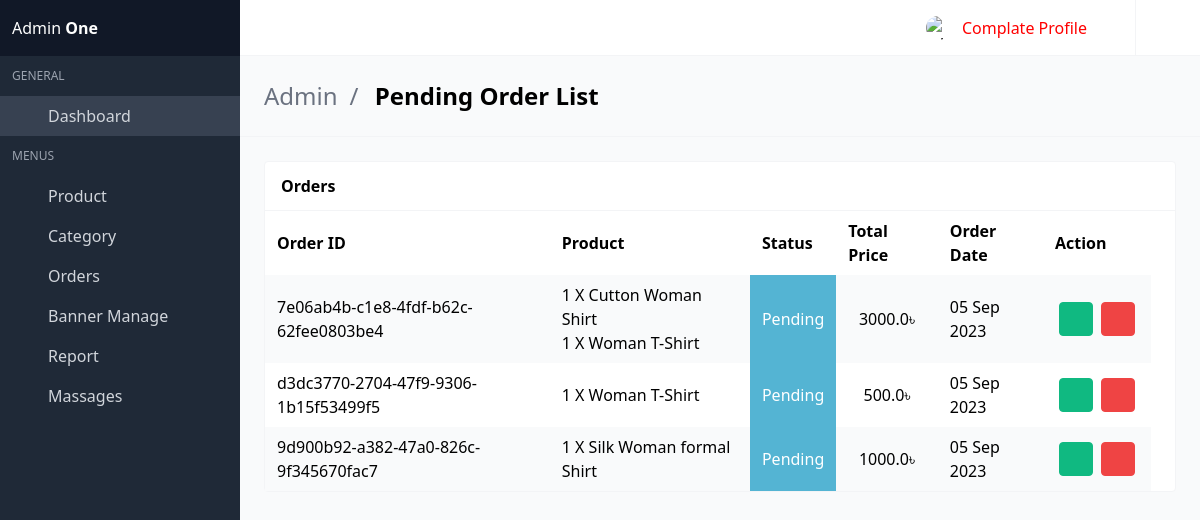
/pending-order/, run on an earlier commit of the app's database.
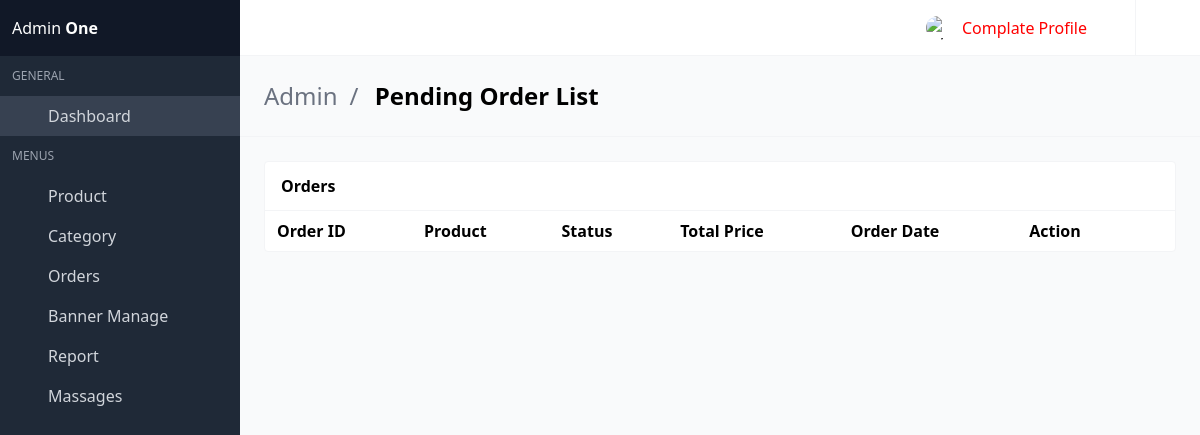
And on a later commit of the database.
### orderApp/models.py (models this page shows, shortened)
class Order(models.Model):
    orderItem = models.ManyToManyField(Cart)
    user = models.ForeignKey(User, on_delete=models.CASCADE, related_name='order')
    ordered = models.BooleanField(default=False)
    createdAt = models.DateTimeField(auto_now_add=True)
    paymentId = models.CharField(max_length=264, blank=True, null=True)
    delivered_status = models.BooleanField(default=False)
    orderId = models.CharField(max_length=200, blank=True, null=True)
    def getTotals(self):
        total = 0
        for order_item in self.orderItem.all():
            total += float(order_item.get_total())
        return total

class Cart(models.Model):
    user = models.ForeignKey(User, on_delete=models.CASCADE, related_name='card')
    item = models.ForeignKey(Product, on_delete=models.CASCADE)
    quantity = models.IntegerField(default=1)
    color = models.CharField(max_length=50, default='no color selected')
    size = models.CharField(max_length=50, default='free size')
    purchase = models.BooleanField(default=False)
    createAt = models.DateTimeField(auto_now_add=True)
    updatedAt = models.DateTimeField(auto_now=True)
    def __str__(self) -> str:
        return str(self.quantity) + ' X ' + str(self.item)
    def get_total(self):
        if self.item.dic_price == 0:
            total = self.item.main_price * self.quantity
        else:
            total = self.item.dic_price * self.quantity
        floatTotal = format(total, '0.2f')
        return floatTotal

### shopApp/models.py (models this page shows, shortened)
class Product(models.Model):
    product_name         = models.CharField(max_length=260)
    product_code         = models.CharField(max_length=20)
    product_quintity     = models.IntegerField(default=0)
    product_category     = models.ForeignKey(Category, on_delete=models.CASCADE, related_name='category')
    roduct_title         = models.CharField(max_length=260)
    image                = models.ImageField(upload_to='products')
    product_color_image  = models.ManyToManyField(ColorImage, blank=True, null=True, related_name="colorImg")
    color_name           = models.CharField(max_length=160)
    availableSize        = models.CharField(max_length=60)
    slug                 = models.SlugField(unique=True, null=True, blank=True)
    details              = models.TextField()
    main_price           = models.IntegerField()
    is_newarival         = models.BooleanField(default=False)
    is_featured          = models.BooleanField(default=False)
    is_discount          = models.BooleanField(default=False)
    dic_price            = models.IntegerField(default=0, blank=True, null=True)
    cerated_at           = models.DateTimeField(auto_now_add=True)
    updated_at           = models.DateTimeField(auto_now=True)
    def __str__(self) -> str:
        return self.product_name

### adminApp/views.py (the view)
# urls.py: path('pending-order/', views.pendingOrder, name='pending_order'),
def pendingOrder(request):
    pending_orders = Order.objects.filter(ordered=True, delivered_status=False)
    context = {
        'pending_orders':pending_orders,
    }
    return render(request, 'AdminDashbord/pending-order.html', context)

### template/AdminDashbord/pending-order.html (shortened to what this page needs)
{% extends "AdminDashbord/base.html" %}
{% block body %}
<section class="is-title-bar">
    <div class="flex flex-col md:flex-row items-center justify-between space-y-6 md:space-y-0">
      <ul>
        <li>Admin</li>
        <li>Pending Order List</li>
      </ul>
    </div>
  </section>
    <section class="section main-section">
      <div class="card has-table">
        <header class="card-header">
          <p class="card-header-title">
            Orders
          </p>
          <a href="#" class="card-header-icon">
            <span class="icon"></span>
          </a>
        </header>
        <div class="card-content">
          <table>
            <thead>
            <tr>
              <th>Order ID</th>
              <th>Product</th>
              <th>Status</th>
              <th>Total Price</th>
              <th>Order Date</th>
              <th>Action</th>
              <th></th>
            </tr>
            </thead>
            <tbody>
            {% for i in pending_orders %}
            <tr>
                <td data-label="Name">{{i.orderId}}</td>
                <td data-label="Company">
                    {% for i in i.orderItem.all %} {{i}} <br> {% endfor %}
                </td>
                <td data-label="City" style="color: white;background-color:#54B4D3;text-align:center;">Pending</td>
                <td data-label="City" style="text-align:center;">{{i.getTotals}}&#2547</td>
                <td data-label="City">{{i.createdAt|date:"d M Y"}}</td>
                <td class="actions-cell">
                    <div class="buttons right nowrap">
                    <a href="" class="button small green --jb-modal"  data-target="sample-modal-2" type="button">
                        <span class="icon"></span>
                    </a>
                    <a href="{% url 'adminApp:delete_order' id=i.id %}" class="button small red --jb-modal" data-target="sample-modal" type="button">
                        <span class="icon"></span>
                    </a>
                    </div>
                </td>
            </tr>
            {% endfor %}
            </tbody>
          </table>
        </div>
      </div>
{% endblock %}

What changed in the data, as far as the page shows it:
removed Order: orderId "7e06ab4b-c1e8-4fdf-b62c-62fee0803be4", getTotals "3000.0", createdAt "05 Sep 2023"
removed Cart: quantity+item "1 X Cutton Woman Shirt", shown under "7e06ab4b-c1e8-4fdf-b62c-62fee0803be4"
removed Cart: quantity+item "1 X Woman T-Shirt", shown under "7e06ab4b-c1e8-4fdf-b62c-62fee0803be4"
removed Order: orderId "d3dc3770-2704-47f9-9306-1b15f53499f5", getTotals "500.0", createdAt "05 Sep 2023"
removed Cart: quantity+item "1 X Woman T-Shirt", shown under "d3dc3770-2704-47f9-9306-1b15f53499f5"
removed Order: orderId "9d900b92-a382-47a0-826c-9f345670fac7", getTotals "1000.0", createdAt "05 Sep 2023"
removed Cart: quantity+item "1 X Silk Woman formal Shirt", shown under "9d900b92-a382-47a0-826c-9f345670fac7"
